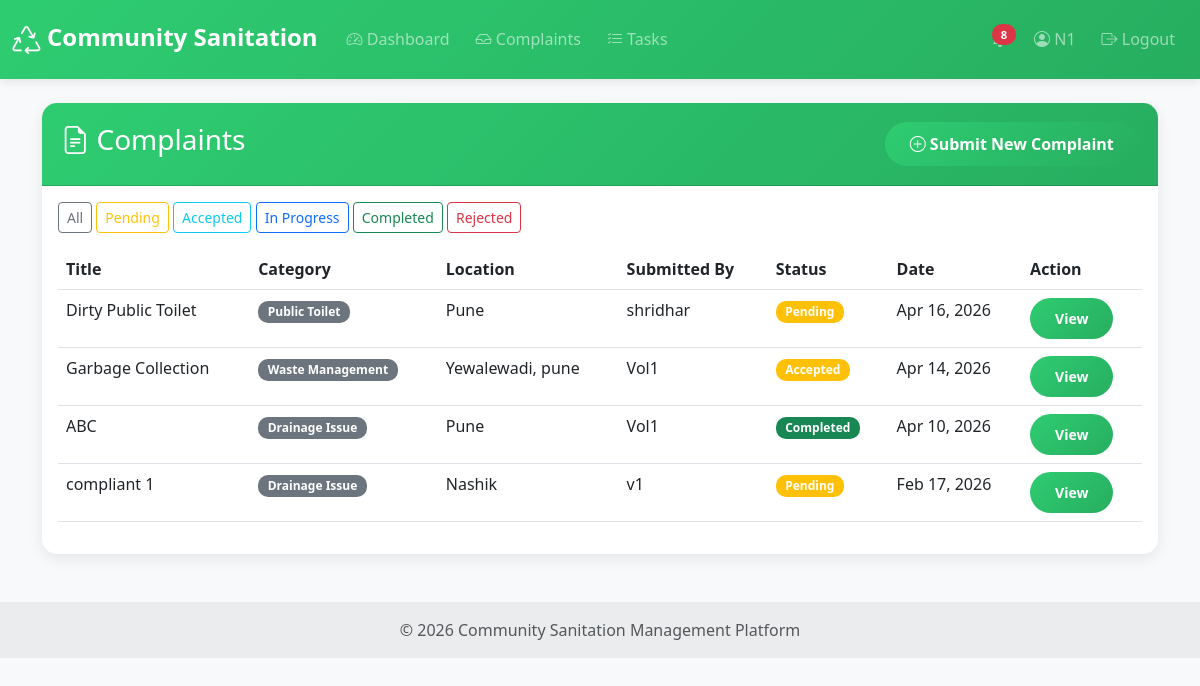
The page /complaints/ (signed in) on the database its author committed.
### users/models.py (models this page shows, shortened)
class CustomUser(AbstractUser):
    ROLE_CHOICES = [
        ('VOLUNTEER', 'Volunteer'),
        ('NGO', 'NGO'),
        ('ADMIN', 'Admin'),
    ]
    role = models.CharField(max_length=10, choices=ROLE_CHOICES, default='VOLUNTEER')
    email = models.EmailField(unique=True)
    is_active = models.BooleanField(default=True)
    created_at = models.DateTimeField(auto_now_add=True)
    class Meta:
        verbose_name = 'User'
        verbose_name_plural = 'Users'
    def is_volunteer(self):
        return self.role == 'VOLUNTEER'
    def is_ngo(self):
        return self.role == 'NGO'

### complaints/models.py (models this page shows, shortened)
class Complaint(models.Model):
    STATUS_CHOICES = [
        ('PENDING', 'Pending'),
        ('ACCEPTED', 'Accepted'),
        ('REJECTED', 'Rejected'),
        ('TASK_ASSIGNED', 'Task Assigned'),
        ('IN_PROGRESS', 'In Progress'),
        ('COMPLETED', 'Completed'),
    ]
    CATEGORY_CHOICES = [
        ('WASTE_MANAGEMENT', 'Waste Management'),
        ('DRAINAGE', 'Drainage Issue'),
        ('PUBLIC_TOILET', 'Public Toilet'),
        ('STREET_CLEANING', 'Street Cleaning'),
        ('WATER_SUPPLY', 'Water Supply'),
        ('OTHER', 'Other'),
    ]
    title = models.CharField(max_length=200)
    description = models.TextField()
    location = models.CharField(max_length=300)
    category = models.CharField(max_length=20, choices=CATEGORY_CHOICES, default='OTHER')
    image = models.ImageField(upload_to='complaints/', blank=True, null=True)
    submitted_by = models.ForeignKey(settings.AUTH_USER_MODEL, on_delete=models.CASCADE, related_name='complaints')
    linked_ngo = models.ForeignKey(NGOProfile, on_delete=models.CASCADE, related_name='complaints', null=True, blank=True)
    assigned_ngo = models.ForeignKey(NGOProfile, on_delete=models.SET_NULL, null=True, blank=True, related_name='assigned_complaints', help_text='NGO handling this complaint')
    volunteers_helping = models.ManyToManyField(settings.AUTH_USER_MODEL, blank=True, related_name='helping_complaints', help_text='Volunteers helping with this complaint')
    is_assigned = models.BooleanField(default=False, help_text='Whether complaint has been assigned to volunteers')
    status = models.CharField(max_length=15, choices=STATUS_CHOICES, default='PENDING')
    created_at = models.DateTimeField(auto_now_add=True)
    updated_at = models.DateTimeField(auto_now=True)
    class Meta:
        ordering = ['-created_at']

### complaints/views.py (the view)
# urls.py: path('', views.complaint_list, name='complaint_list'),
@login_required
def complaint_list(request):
    if request.user.is_volunteer():
        complaints = Complaint.objects.filter(
            models.Q(submitted_by=request.user) |
            models.Q(volunteers_helping=request.user) |
            models.Q(help_requests__volunteer=request.user)
        ).distinct()
    elif request.user.is_ngo():
        complaints = Complaint.objects.filter(
            models.Q(linked_ngo__user=request.user) |
            models.Q(assigned_ngo__user=request.user) |
            models.Q(linked_ngo__isnull=True, is_assigned=False)
        ).distinct()
    elif request.user.is_admin_user():
        complaints = Complaint.objects.all()
    else:
        complaints = Complaint.objects.none()
    status_filter = request.GET.get('status')
    if status_filter:
        complaints = complaints.filter(status=status_filter)
    complaints = complaints.order_by('-created_at')
    return render(request, 'complaints/complaint_list.html', {
        'complaints': complaints,
        'status_filter': status_filter
    })

### templates/complaints/complaint_list.html (shortened to what this page needs)
{% extends 'base.html' %}
{% block content %}
<div class="row">
    <div class="col-12">
        <div class="card">
            <div class="card-header d-flex justify-content-between align-items-center">
                <h3><i class="bi bi-file-earmark-text"></i> Complaints</h3>
                <a href="{% url 'complaints:complaint_create' %}" class="btn btn-primary">
                    <i class="bi bi-plus-circle"></i> Submit New Complaint
                </a>
            </div>
            <div class="card-body">
                <div class="mb-3">
                    <a href="{% url 'complaints:complaint_list' %}" class="btn btn-sm btn-outline-secondary">All</a>
                    <a href="?status=PENDING" class="btn btn-sm btn-outline-warning">Pending</a>
                    <a href="?status=ACCEPTED" class="btn btn-sm btn-outline-info">Accepted</a>
                    <a href="?status=IN_PROGRESS" class="btn btn-sm btn-outline-primary">In Progress</a>
                    <a href="?status=COMPLETED" class="btn btn-sm btn-outline-success">Completed</a>
                    <a href="?status=REJECTED" class="btn btn-sm btn-outline-danger">Rejected</a>
                </div>
                {% if complaints %}
                <div class="table-responsive">
                    <table class="table table-hover">
                        <thead>
                            <tr>
                                <th>Title</th>
                                <th>Category</th>
                                <th>Location</th>
                                {% if not user.is_volunteer %}
                                <th>Submitted By</th>
                                {% endif %}
                                <th>Status</th>
                                <th>Date</th>
                                <th>Action</th>
                            </tr>
                        </thead>
                        <tbody>
                            {% for complaint in complaints %}
                            <tr>
                                <td>{{ complaint.title }}</td>
                                <td><span class="badge bg-secondary">{{ complaint.get_category_display }}</span></td>
                                <td>{{ complaint.location|truncatewords:5 }}</td>
                                {% if not user.is_volunteer %}
                                <td>{{ complaint.submitted_by.username }}</td>
                                {% endif %}
                                <td>
                                    {% if complaint.status == 'COMPLETED' %}
                                    <span class="badge bg-success">{{ complaint.get_status_display }}</span>
                                    {% elif complaint.status == 'REJECTED' %}
                                    <span class="badge bg-danger">{{ complaint.get_status_display }}</span>
                                    {% elif complaint.status == 'IN_PROGRESS' %}
                                    <span class="badge bg-info">{{ complaint.get_status_display }}</span>
                                    {% else %}
                                    <span class="badge bg-warning">{{ complaint.get_status_display }}</span>
                                    {% endif %}
                                </td>
                                <td>{{ complaint.created_at|date:"M d, Y" }}</td>
                                <td>
                                    <a href="{% url 'complaints:complaint_detail' complaint.id %}" class="btn btn-sm btn-primary">
                                        View
                                    </a>
                                </td>
                            </tr>
                            {% endfor %}
                        </tbody>
                    </table>
                </div>
                {% else %}
                <p class="text-muted text-center py-5">No complaints found.</p>
                {% endif %}
            </div>
        </div>
    </div>
</div>
{% endblock %}

### templates/base.html (shortened to what this page needs)
{% load static %}
<!DOCTYPE html>
<html lang="en">
<head>
    <link href="https://cdn.jsdelivr.net/npm/bootstrap@5.3.0/dist/css/bootstrap.min.css" rel="stylesheet">
    <link rel="stylesheet" href="https://cdn.jsdelivr.net/npm/bootstrap-icons@1.11.0/font/bootstrap-icons.css">
</head>
<body>
    <nav class="navbar navbar-expand-lg navbar-dark bg-primary">
        <div class="container-fluid">
            <a class="navbar-brand" href="{% if user.is_authenticated %}{% url 'users:dashboard' %}{% else %}{% url 'home' %}{% endif %}">
                <i class="bi bi-recycle"></i> Community Sanitation
            </a>
            {% if user.is_authenticated %}
            <div class="collapse navbar-collapse" id="navbarNav">
                <ul class="navbar-nav me-auto">
                    <li class="nav-item">
                        <a class="nav-link" href="{% url 'users:dashboard' %}">
                            <i class="bi bi-speedometer2"></i> Dashboard
                        </a>
                    </li>
                    {% if user.is_ngo %}
                    <li class="nav-item">
                        <a class="nav-link" href="{% url 'complaints:complaint_list' %}">
                            <i class="bi bi-inbox"></i> Complaints
                        </a>
                    </li>
                    <li class="nav-item">
                        <a class="nav-link" href="{% url 'tasks:task_list' %}">
                            <i class="bi bi-list-check"></i> Tasks
                        </a>
                    </li>
                    {% endif %}
                </ul>
                <ul class="navbar-nav">
                    <li class="nav-item position-relative">
                        <a class="nav-link" href="{% url 'notifications:notification_list' %}">
                            <span class="badge bg-danger notification-badge" id="notification-count"></span>
                        </a>
                    </li>
                    <li class="nav-item">
                        <a class="nav-link" href="{% url 'users:profile' %}">
                            <i class="bi bi-person-circle"></i> {{ user.username }}
                        </a>
                    </li>
                    <li class="nav-item">
                        <a class="nav-link" href="{% url 'users:logout' %}">
                            <i class="bi bi-box-arrow-right"></i> Logout
                        </a>
                    </li>
                </ul>
            </div>
            {% endif %}
        </div>
    </nav>
    <main class="container my-4">
        {% block content %}{% endblock %}
    </main>
    <footer class="bg-light text-center text-lg-start mt-5">
        <div class="text-center p-3" style="background-color: rgba(0, 0, 0, 0.05);">
            <p class="text-muted mb-0">
                © 2026 Community Sanitation Management Platform
            </p>
        </div>
    </footer>
</body>
</html>

### templates/base.html (style rules this page uses)
:root { --primary-color: #2ecc71; --secondary-color: #27ae60; --dark-color: #2c3e50; }
body { font-family: 'Segoe UI', Tahoma, Geneva, Verdana, sans-serif; background: #f8f9fa; }
.navbar { background: linear-gradient(135deg, var(--primary-color), var(--secondary-color)) !important; box-shadow: 0 2px 10px rgba(0,0,0,0.1); padding: 0.8rem 0; }
.navbar-brand { font-weight: 800; font-size: 1.5rem; transition: all 0.3s; }
.navbar-brand i { font-size: 1.8rem; vertical-align: middle; }
.nav-link { font-weight: 500; transition: all 0.3s; margin: 0 5px; border-radius: 5px; }
.notification-badge { position: absolute; top: 5px; right: 5px; font-size: 0.7rem; display: none; }
.card { border: none; border-radius: 15px; box-shadow: 0 5px 15px rgba(0,0,0,0.08); transition: all 0.3s; }
.card-header { background: linear-gradient(135deg, var(--primary-color), var(--secondary-color)); color: white; border-radius: 15px 15px 0 0 !important; padding: 1.2rem; font-weight: 700; }
.btn-primary { background: linear-gradient(135deg, var(--primary-color), var(--secondary-color)); border: none; border-radius: 25px; padding: 10px 25px; font-weight: 600; transition: all 0.3s; }
.badge { border-radius: 10px; padding: 0.4em 0.8em; font-weight: 600; }
footer { margin-top: 80px; background: var(--dark-color); color: white; }
footer p { margin: 0; }

### rows shown on the page
CustomUser: username "N1"
Complaint: title "Dirty Public Toilet", category "Public Toilet", location "Pune", submitted_by.username "shridhar", status "Pending", created_at "Apr 16, 2026"
Complaint: title "Garbage Collection", category "Waste Management", location "Yewalewadi, pune", submitted_by.username "Vol1", status "Accepted", created_at "Apr 14, 2026"
Complaint: title "ABC", category "Drainage Issue", location "Pune", submitted_by.username "Vol1", status "Completed", created_at "Apr 10, 2026"
Complaint: title "compliant 1", category "Drainage Issue", location "Nashik", submitted_by.username "v1", status "Pending", created_at "Feb 17, 2026"
